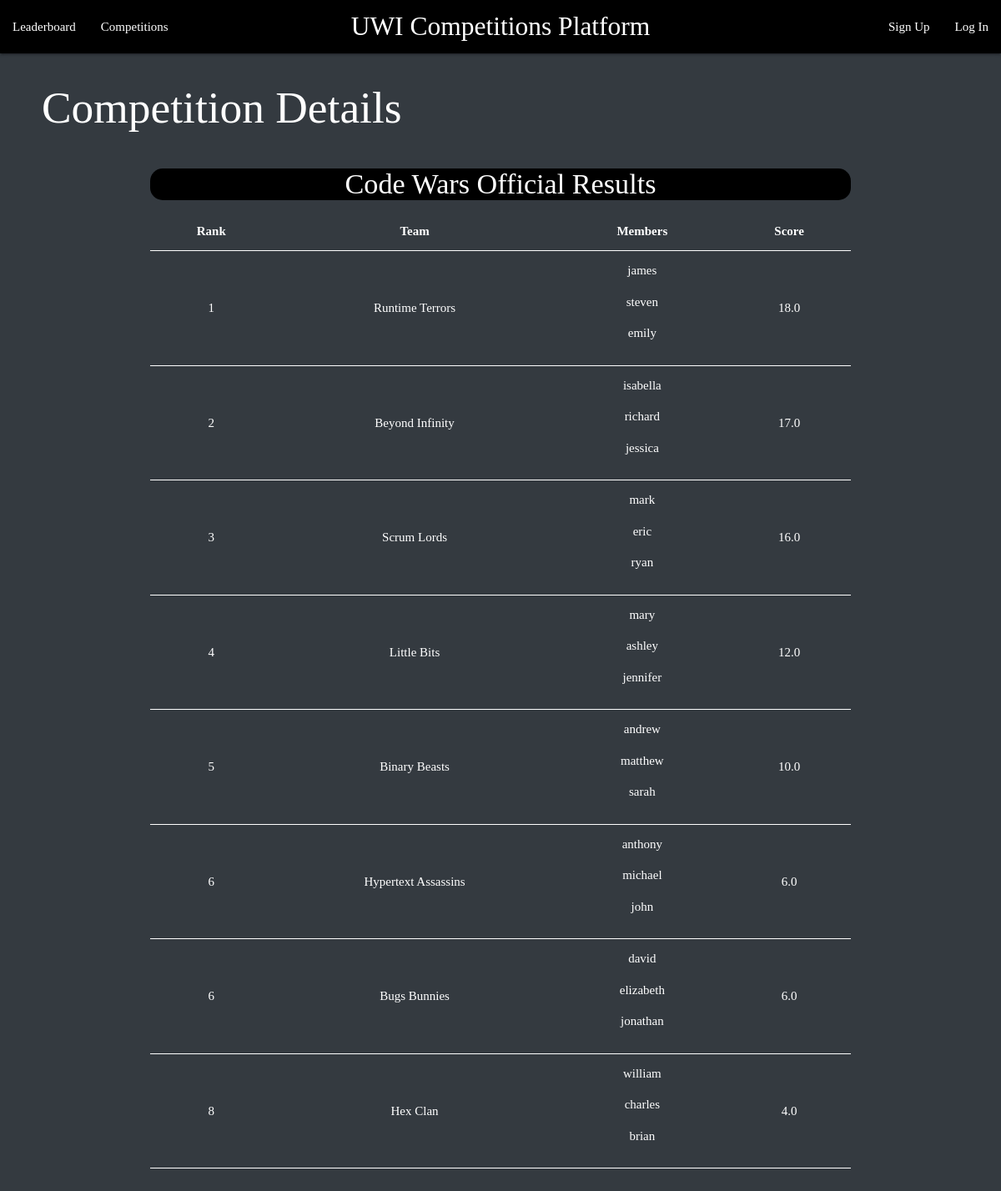
The app's page /competitions/1 with its own data.
### App/models/competition.py (models this page shows, shortened)
class Competition(db.Model):
    __tablename__='competition'
    id = db.Column(db.Integer, primary_key=True)
    name =  db.Column(db.String, nullable=False, unique=True)
    date = db.Column(db.DateTime, default= datetime.utcnow)
    location = db.Column(db.String(120), nullable=False)
    level = db.Column(db.Float, default=1)
    max_score = db.Column(db.Integer, default=25)
    confirm = db.Column(db.Boolean, default=False)
    moderators = db.relationship('Moderator', secondary="competition_moderator", overlaps='competitions', lazy=True)
    teams = db.relationship('Team', secondary="competition_team", overlaps='competitions', lazy=True)

### App/models/team.py (models this page shows, shortened)
class Team(db.Model):
    __tablename__ = 'team'
    id = db.Column(db.Integer, primary_key=True)
    name = db.Column(db.String(120), nullable=False)
    students = db.relationship('Student', secondary='student_team', overlaps='teams', lazy=True)
    competitions = db.relationship('Competition', secondary='competition_team', overlaps='teams', lazy=True)

### App/models/student.py (models this page shows, shortened)
class Student(User):
    __tablename__ = 'student'
    rating_score = db.Column(db.Float, nullable=False, default=0)
    comp_count = db.Column(db.Integer, nullable=False, default=0)
    curr_rank = db.Column(db.Integer, nullable=False, default=0)
    prev_rank = db.Column(db.Integer, nullable=False, default=0)
    teams = db.relationship('Team', secondary='student_team', overlaps='students', lazy=True)
    notifications = db.relationship('Notification', backref='student', lazy=True)

### App/models/competition_team.py (models this page shows, shortened)
class CompetitionTeam(db.Model):
    __tablename__ = 'competition_team'
    id = db.Column(db.Integer, primary_key=True)
    comp_id = db.Column(db.Integer, db.ForeignKey('competition.id'), nullable=False)
    team_id =  db.Column(db.Integer, db.ForeignKey('team.id'), nullable=False)
    points_earned = db.Column(db.Float, default=0)
    rating_score = db.Column(db.Float, default=0)

### App/views/competition.py (the view, shortened to what this page needs)
@comp_views.route('/competitions/<int:id>', methods=['GET'])
def competition_details(id):
    competition = get_competition(id)
    if not competition:
        return render_template('404.html')
    if current_user.is_authenticated:
        if session['user_type'] == 'moderator':
            moderator = Moderator.query.filter_by(id=current_user.id).first()
        else:
            moderator = None
    else:
        moderator = None
    leaderboard = display_competition_results(competition.name)
    return render_template('competition_details.html', competition=competition, moderator=moderator, leaderboard=leaderboard, user=current_user)#, team=team)

### App/controllers/competition.py (called while the page is built)
def get_competition_by_name(name):
    return Competition.query.filter_by(name=name).first()

def get_competition(id):
    return Competition.query.get(id)

### App/templates/competition_details.html (shortened to what this page needs)
{% extends "layout.html" %}
{% block page %}UWI Competitions Platform{% endblock %}
{% block content %}
<div style="display: flex;">
    <div>
        <center><h2 style="margin-left: 50px; color: white;">Competition Details</h2></center>
    </div>
</div>
<div class="container" style="font-family: serif;">
    {% if not competition.confirm %}
        <center> <h4 style="color: white; background-color: black; border-radius: 15px;">{{ competition.name }} Unofficial Results</h4> </center>
    {% else %}
        <center> <h4 style="color: white; background-color: black; border-radius: 15px;">{{ competition.name }} Official Results</h4> </center>
    {% endif %}
    <table class="table" style="color: white; font-family: verdana;">
        <thead>
            <tr>
                <th><center>Rank</center></th>
                <th><center>Team</center></th>
                <th><center>Members</center></th>
                <th><center>Score</center></th>
            </tr>
        </thead>
        <tbody>
            {% for row in leaderboard %}
            <tr>
                <td><center>{{row['placement']}}</center></td>
                <td><center>{{row['team']}}</center></td>
                <td>
                {% for student in row['members'] %}
                    <center><a style= "color: white;" href="{{url_for('index_views.student_profile_by_name', name=student)}}">{{student}}</p></center>
                {% endfor %}
                </td>
                <td><center>{{row['score']}}</center></td>
            </tr>
            {% endfor %}
        </tbody>
    </table>
</div>
<div style="padding: 20px;"></div>
{% endblock %}

### App/static/style.css (style rules this page uses)
body { background-color: #343A40; }
h2 { font-family: serif; }

### App/templates/competition_details.html (style rules this page uses)
.table th, .table td { padding: 12px 15px; text-align: left; border-bottom: 1px solid white; }

### records on screen
Competition: name "Code Wars"
Team: team "Runtime Terrors"
Student: username "james"
Student: username "steven"
Student: username "emily"
CompetitionTeam: score "18.0"
Team: team "Beyond Infinity"
Student: username "isabella"
Student: username "richard"
Student: username "jessica"
CompetitionTeam: score "17.0"
Team: team "Scrum Lords"
Student: username "mark"
Student: username "eric"
Student: username "ryan"
CompetitionTeam: score "16.0"
Team: team "Little Bits"
Student: username "mary"
Student: username "ashley"
Student: username "jennifer"
CompetitionTeam: score "12.0"
Team: team "Binary Beasts"
Student: username "andrew"
Student: username "matthew"
Student: username "sarah"
CompetitionTeam: score "10.0"
Team: team "Hypertext Assassins"
Student: username "anthony"
Student: username "michael"
Student: username "john"
CompetitionTeam: score "6.0"
Team: team "Bugs Bunnies"
Student: username "david"
Student: username "elizabeth"
Student: username "jonathan"
CompetitionTeam: score "6.0"
Team: team "Hex Clan"
Student: username "william"
Student: username "charles"
Student: username "brian"
CompetitionTeam: score "4.0"

### other values on screen
{{ row['placement'] }} "1" "2" "3" "4" "5" "6" "6" "8"
